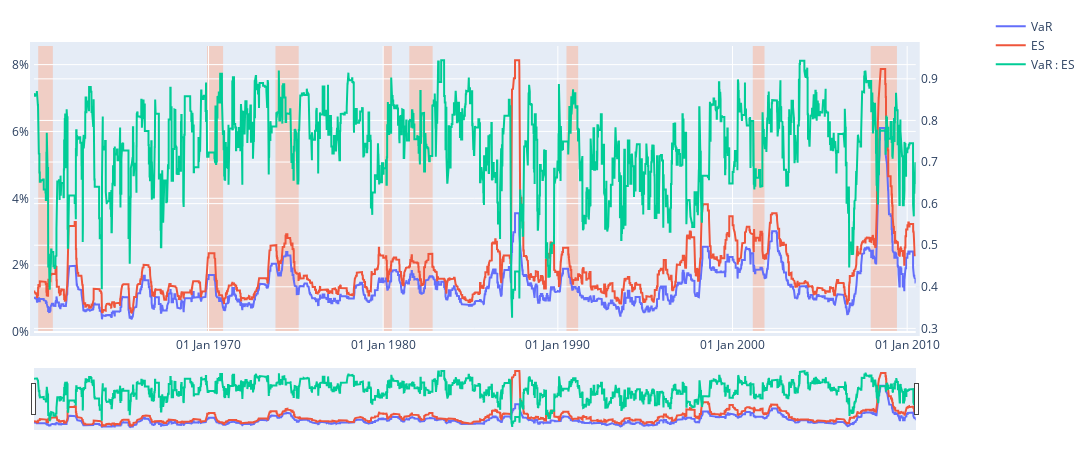
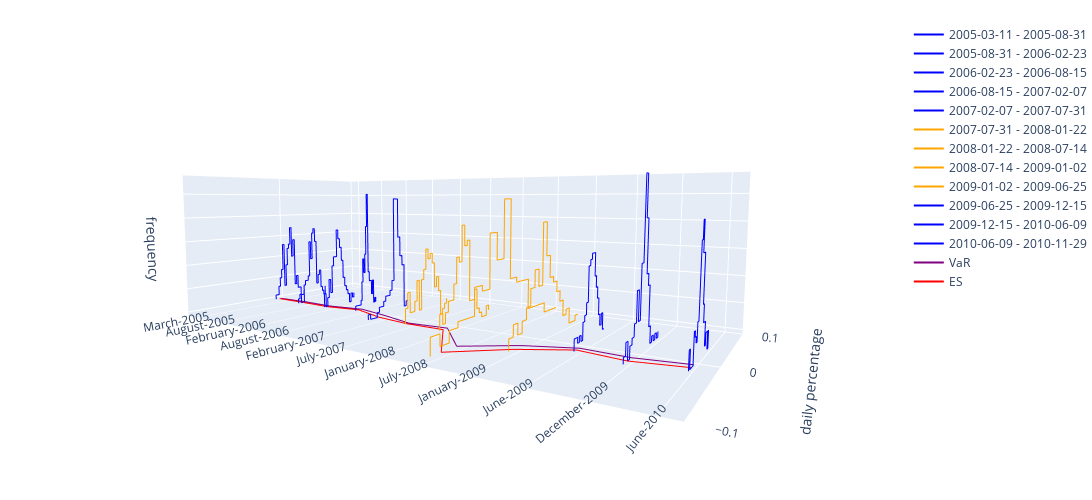

The notebook cell saved with these charts, in order:
### Code cell
# scatter plot
plot_scatter(df, t0='1960-1-1', t1='2010-6-30', T=1, recession_periods=recession_periods)
# times series histogram
plot_time_series_histogram(df, t0='2005-1-1', t1='2010-6-30', T=T, recession_periods=recession_periods, date_format='%B-%Y')
